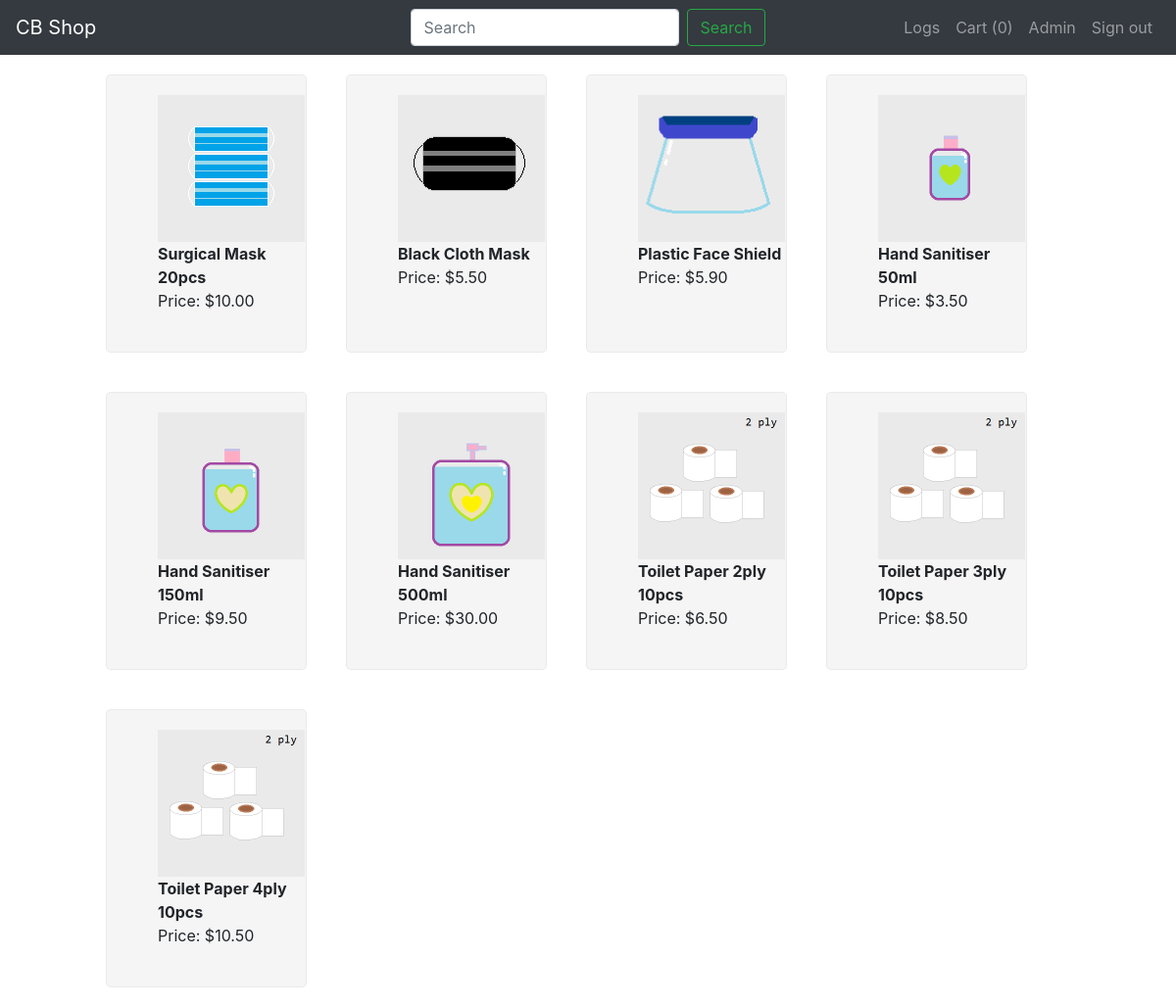
Page /home (signed in) on the committed database.
### Database.py (models this page shows, shortened)
class User(db.Model):
    __tablename__ = "users"
    id = Column(Integer, primary_key=True)
    public_id = Column(String(50), unique=True)
    username = Column(String(100))
    email = Column(String(120), index=True, unique=True)
    password = Column(String(128))
    security_questions = Column(String(128))
    security_questions_answer = Column(String(128))
    is_authenticated = Column(Boolean, default=False)
    is_active = Column(Boolean, default=False)
    is_anonymous = Column(Boolean, default=False)
    is_admin = Column(Boolean, default=False)
    user_reviews = relationship("Reviews")
    cart = relationship("Cart")

class Product(db.Model):
    __tablename__ = 'products'
    product_id = Column(Integer, primary_key=True)
    product_name = Column(String)
    product_type = Column(String)
    product_price = Column(Float)
    product_description = Column(String)
    product_stock = Column(Integer)
    product_image = Column(String)
    product_reviews = relationship("Reviews")

### MainApp.py (the view)
@app.route('/', methods=['GET', 'POST'])
@app.route('/home', methods=['GET', 'POST'])
def home():
    user, cart_no = get_cart_size(current_user)
    product_list = Product.query.all()
    products = []
    for product in product_list:
        products.append([product.product_name, product.product_price, product.product_image])
    return render_template('home.html', products=products, length=len(products), user=user, cart_no=cart_no)

### MainApp.py (called while the page is built)
@app.before_request
def before_request():
    g.user = None
    if 'user' in session:
        g.user = session['user']

@app.after_request
def after_request(r):
    r.headers["Cache-Control"] = "no-cache, no-store"
    r.headers["Pragma"] = "no-cache"
    r.headers['server'] = 'www.cbshop.com'
    r.headers['Strict-Transport-Security'] = 'max-age=31536000; includeSubDomains'
    r.headers['X-Frame-Options'] = 'SAMEORIGIN'
    r.headers['X-XSS-Protection'] = '1; mode=block'
    r.headers['X-Content-Type-Options'] = 'nosniff'
    return r

@login_manager.user_loader
def load_user(user_id):
    return User.query.get(int(user_id))

def get_cart_size(user):
    if user.is_anonymous:
        return None, 0
    else:
        q = Cart.query.filter_by(id=user.id).all()
        return user, len(q)

### templates/home.html (shortened to what this page needs)
{% extends "base.html" %}
{% block content %}
<div class="row">
<div class="col col-1"></div>
{% for i in range(length) %}
    <div class="col col-2 item-container" id="{{ products[i][0] }}">
        {% if products[i][2] is none %}
        <img src="../static/img/None.png" class="item-image-mini">
        {% else %}
        <img src="../static/img/{{ products[i][2] }}" class="item-image-mini">
        {% endif %}
        <br>
        <span class="item-name">{{ products[i][0] }}</span>
        <br>
        <span class="item-price">Price: {{ "${:.2f}".format(products[i][1]) }}</span>
    </div>
    {% if (i+1) % 4 == 0 and i != 0 %}
    </div>
    <div class="row">
    <div class="col col-1"></div>
    {% endif %}
{% endfor %}
</div>
{% endblock %}

### templates/includes/_navbar.html
<nav class="navbar navbar-dark navbar-expand-md bg-dark justify-content-center">
    <a href="/" class="navbar-brand d-flex w-50 mr-auto">CB Shop</a>
    <div class="navbar-collapse collapse w-100">
      {% if url_for(request.endpoint) == '/' or url_for(request.endpoint) == '/home' or url_for(request.endpoint) == '/search' %}
      <ul class="navbar-nav w-100 justify-content-center">
          <li class="nav-item active">
              <form class="form-inline my-2 my-lg-0" action="/search">
                <input class="form-control mr-sm-2" type="search" placeholder="Search" aria-label="Search" name="q">
                <button class="btn btn-outline-success my-2 my-sm-0" type="submit">Search</button>
              </form>
          </li>
      </ul>
      {% endif %}
      <ul class="nav navbar-nav ml-auto w-100 justify-content-end">
            {% if current_user.is_anonymous %}
            <li class="nav-item">
              <a class="nav-link" href="/login">Login</a>
            </li>
            <li class="nav-item">
                <a class="nav-link" href='/signup'>Sign Up</a>
            </li>
            {% else %}
            {% if current_user.is_admin %}
            <li>
              <a class="nav-link" href="/admin_page">Logs</a>
            </li>
            {% endif %}
            <li class="nav-item">
              <a class="nav-link" href="/cart">Cart ({{ cart_no }})</a>
            </li>
            <li class="nav-item">
                <a class="nav-link" href="{{ url_for('profile')}}">{{ user.username }}</a>
            </li>
            <li class="nav-item">
              <a class="nav-link" href="/logout">Sign out</a>
            </li>
            {% endif %}
        </ul>
    </div>
</nav>

### templates/home.html (style rules this page uses)
div.item-container { margin: 20px 20px; padding: 20px 0px 40px 52.5px; border: 1px #c2c2c238 solid; border-radius: 5px; background-color: WhiteSmoke; }
span.item-name { font-weight: bold; word-wrap: break-word; width: 150px }
img.item-image-mini { height: 150px; width: 150px; }

### rows in the picture
User: username "Admin"
Product: product_image (picture), product_name "Surgical Mask 20pcs", product_price "$10.00"
Product: product_image (picture), product_name "Black Cloth Mask", product_price "$5.50"
Product: product_image (picture), product_name "Plastic Face Shield", product_price "$5.90"
Product: product_image (picture), product_name "Hand Sanitiser 50ml", product_price "$3.50"
Product: product_image (picture), product_name "Hand Sanitiser 150ml", product_price "$9.50"
Product: product_image (picture), product_name "Hand Sanitiser 500ml", product_price "$30.00"
Product: product_image (picture), product_name "Toilet Paper 2ply 10pcs", product_price "$6.50"
Product: product_image (picture), product_name "Toilet Paper 3ply 10pcs", product_price "$8.50"
Product: product_image (picture), product_name "Toilet Paper 4ply 10pcs", product_price "$10.50"

### other values in the picture
{{ cart_no }} "0"
